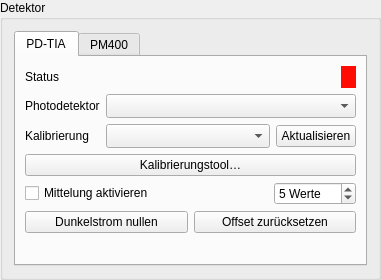
<?xml version="1.0" encoding="UTF-8"?>
<ui version="4.0">
 <class>DetectorPanel</class>
 <widget class="QGroupBox" name="DetectorPanel">
  <property name="title">
   <string>Detektor</string>
  </property>
  <layout class="QVBoxLayout" name="verticalLayout">
   <item>
    <widget class="QTabWidget" name="tabDetector">
     <property name="currentIndex">
      <number>0</number>
     </property>
     <widget class="QWidget" name="tabPdtia">
      <attribute name="title">
       <string>PD-TIA</string>
      </attribute>
      <layout class="QGridLayout" name="gridPdtia" columnstretch="0,1,0">
       <property name="horizontalSpacing">
        <number>6</number>
       </property>
       <property name="verticalSpacing">
        <number>6</number>
       </property>
       <item row="0" column="0">
        <widget class="QLabel" name="labelPdtiaStatus">
         <property name="text">
          <string>Status</string>
         </property>
        </widget>
       </item>
       <item row="0" column="1" colspan="2">
        <layout class="QHBoxLayout" name="pdtiaStatusLayout">
         <property name="spacing">
          <number>6</number>
         </property>
         <item>
          <widget class="ElidedLabel" name="valuePdtiaStatus">
           <property name="sizePolicy">
            <sizepolicy hsizetype="Ignored" vsizetype="Preferred">
             <horstretch>1</horstretch>
             <verstretch>0</verstretch>
            </sizepolicy>
           </property>
          </widget>
         </item>
         <item>
          <widget class="QLabel" name="ledPdtiaStatus">
           <property name="styleSheet">
            <string>background-color: rgb(255, 11, 3); border: 0px; padding: 4px; border-radius: 10px</string>
           </property>
          </widget>
         </item>
        </layout>
       </item>
       <item row="1" column="0">
        <widget class="QLabel" name="labelPdtiaId">
         <property name="text">
          <string>Photodetektor</string>
         </property>
        </widget>
       </item>
       <item row="1" column="1" colspan="2">
        <widget class="QComboBox" name="comboPdtiaId">
         <property name="sizePolicy">
          <sizepolicy hsizetype="Expanding" vsizetype="Fixed">
           <horstretch>0</horstretch>
           <verstretch>0</verstretch>
          </sizepolicy>
         </property>
         <property name="sizeAdjustPolicy">
          <enum>QComboBox::SizeAdjustPolicy::AdjustToMinimumContentsLengthWithIcon</enum>
         </property>
         <property name="minimumContentsLength">
          <number>8</number>
         </property>
         <property name="toolTip">
          <string>Photodetektor (PD-TIA-Gerät) auswählen</string>
         </property>
         <property name="placeholderText">
          <string>— Kein Photodetektor ausgewählt! —</string>
         </property>
        </widget>
       </item>
       <item row="2" column="0">
        <widget class="QLabel" name="labelProfile">
         <property name="text">
          <string>Kalibrierung</string>
         </property>
        </widget>
       </item>
       <item row="2" column="1">
        <widget class="QComboBox" name="comboProfile">
         <property name="sizePolicy">
          <sizepolicy hsizetype="Expanding" vsizetype="Fixed">
           <horstretch>0</horstretch>
           <verstretch>0</verstretch>
          </sizepolicy>
         </property>
         <property name="sizeAdjustPolicy">
          <enum>QComboBox::SizeAdjustPolicy::AdjustToMinimumContentsLengthWithIcon</enum>
         </property>
         <property name="minimumContentsLength">
          <number>8</number>
         </property>
         <property name="toolTip">
          <string>Leistungskalibrierungsprofil auswählen (optional — schaltet µW-Anzeige frei)</string>
         </property>
         <property name="placeholderText">
          <string>— Kein Profil geladen —</string>
         </property>
        </widget>
       </item>
       <item row="2" column="2">
        <widget class="QPushButton" name="buttonReloadProfiles">
         <property name="text">
          <string>Aktualisieren</string>
         </property>
         <property name="toolTip">
          <string>Profil-Liste aus dem Verzeichnis neu einlesen</string>
         </property>
        </widget>
       </item>
       <item row="3" column="0" colspan="3">
        <widget class="QPushButton" name="buttonOpenCalibration">
         <property name="text">
          <string>Kalibrierungstool…</string>
         </property>
         <property name="toolTip">
          <string>Leistungskalibrierungstool öffnen</string>
         </property>
        </widget>
       </item>
       <item row="4" column="0" colspan="3">
        <layout class="QHBoxLayout" name="pdtiaAverageLayout">
         <item>
          <widget class="QCheckBox" name="checkPdtiaAverage">
           <property name="text">
            <string>Mittelung aktivieren</string>
           </property>
           <property name="toolTip">
            <string>Aktiviert die kontinuierliche Mittelung der PD-TIA-Spannungswerte</string>
           </property>
          </widget>
         </item>
         <item>
          <widget class="QSpinBox" name="spinPdtiaAverages">
           <property name="sizePolicy">
            <sizepolicy hsizetype="Fixed" vsizetype="Fixed">
             <horstretch>0</horstretch>
             <verstretch>0</verstretch>
            </sizepolicy>
           </property>
           <property name="minimum">
            <number>2</number>
           </property>
           <property name="maximum">
            <number>100</number>
           </property>
           <property name="value">
            <number>5</number>
           </property>
           <property name="toolTip">
            <string>Anzahl der Messwerte für die gleitende Mittelung (2–100)</string>
           </property>
           <property name="suffix">
            <string> Werte</string>
           </property>
          </widget>
         </item>
        </layout>
       </item>
       <item row="5" column="0" colspan="3">
        <layout class="QHBoxLayout" name="darkLayout">
         <item>
          <widget class="QPushButton" name="buttonDarkTare">
           <property name="text">
            <string>Dunkelstrom nullen</string>
           </property>
           <property name="toolTip">
            <string>Detektor vollständig abdecken, dann Dunkelstrom-Offset über 2 s messen</string>
           </property>
          </widget>
         </item>
         <item>
          <widget class="QPushButton" name="buttonDarkReset">
           <property name="text">
            <string>Offset zurücksetzen</string>
           </property>
           <property name="toolTip">
            <string>Dunkelstrom-Offset auf 0 zurücksetzen</string>
           </property>
          </widget>
         </item>
        </layout>
       </item>
       <item row="6" column="0" colspan="3">
        <widget class="ElidedLabel" name="valueDarkOffset">
         <property name="sizePolicy">
          <sizepolicy hsizetype="Ignored" vsizetype="Preferred">
           <horstretch>1</horstretch>
           <verstretch>0</verstretch>
          </sizepolicy>
         </property>
         <property name="toolTip">
          <string>Aktuell abgezogener Dunkelstrom-Offset in Millivolt</string>
         </property>
        </widget>
       </item>
      </layout>
     </widget>
     <widget class="QWidget" name="tabPm400">
      <attribute name="title">
       <string>PM400</string>
      </attribute>
      <layout class="QGridLayout" name="gridPm400" columnstretch="0,1,0">
       <property name="horizontalSpacing">
        <number>6</number>
       </property>
       <property name="verticalSpacing">
        <number>6</number>
       </property>
       <item row="0" column="0">
        <widget class="QLabel" name="labelPm400Status">
         <property name="text">
          <string>Status</string>
         </property>
        </widget>
       </item>
       <item row="0" column="1" colspan="2">
        <layout class="QHBoxLayout" name="pm400StatusLayout">
         <property name="spacing">
          <number>6</number>
         </property>
         <item>
          <widget class="ElidedLabel" name="valuePm400Status">
           <property name="sizePolicy">
            <sizepolicy hsizetype="Ignored" vsizetype="Preferred">
             <horstretch>1</horstretch>
             <verstretch>0</verstretch>
            </sizepolicy>
           </property>
          </widget>
         </item>
         <item>
          <widget class="QLabel" name="ledPm400Status">
           <property name="styleSheet">
            <string>background-color: rgb(255, 11, 3); border: 0px; padding: 4px; border-radius: 10px</string>
           </property>
          </widget>
         </item>
        </layout>
       </item>
       <item row="1" column="0">
        <widget class="QLabel" name="labelResource">
         <property name="text">
          <string>VISA-Adresse</string>
         </property>
        </widget>
       </item>
       <item row="1" column="1">
        <widget class="QComboBox" name="comboPm400Resource">
         <property name="sizePolicy">
          <sizepolicy hsizetype="Expanding" vsizetype="Fixed">
           <horstretch>0</horstretch>
           <verstretch>0</verstretch>
          </sizepolicy>
         </property>
         <property name="sizeAdjustPolicy">
          <enum>QComboBox::SizeAdjustPolicy::AdjustToMinimumContentsLengthWithIcon</enum>
         </property>
         <property name="minimumContentsLength">
          <number>8</number>
         </property>
         <property name="toolTip">
          <string>Automatisch erkannte USB/VISA-Ressourcen des PM400 (Aktualisieren zum erneuten Suchen)</string>
         </property>
        </widget>
       </item>
       <item row="1" column="2">
        <widget class="QPushButton" name="buttonPm400Refresh">
         <property name="text">
          <string>Aktualisieren</string>
         </property>
         <property name="toolTip">
          <string>VISA-Ressourcenliste neu einlesen</string>
         </property>
        </widget>
       </item>
       <item row="2" column="0">
        <widget class="QLabel" name="labelWavelength">
         <property name="text">
          <string>Wellenlänge</string>
         </property>
        </widget>
       </item>
       <item row="2" column="1" colspan="2">
        <widget class="QDoubleSpinBox" name="spinWavelength">
         <property name="decimals">
          <number>1</number>
         </property>
         <property name="minimum">
          <double>200.0</double>
         </property>
         <property name="maximum">
          <double>2000.0</double>
         </property>
         <property name="value">
          <double>633.0</double>
         </property>
         <property name="toolTip">
          <string>Betriebswellenlänge für die spektrale Empfindlichkeitskorrektur des PM400</string>
         </property>
         <property name="suffix">
          <string> nm</string>
         </property>
        </widget>
       </item>
       <item row="3" column="0" colspan="3">
        <layout class="QHBoxLayout" name="pm400ButtonLayout">
         <item>
          <widget class="QPushButton" name="buttonPm400Connect">
           <property name="text">
            <string>Verbinden</string>
           </property>
           <property name="toolTip">
            <string>PM400 verbinden oder trennen</string>
           </property>
          </widget>
         </item>
         <item>
          <widget class="QPushButton" name="buttonPm400Zero">
           <property name="text">
            <string>Nullabgleich (Zero)</string>
           </property>
           <property name="toolTip">
            <string>Dunkelstrom-Nullabgleich des PM400 starten</string>
           </property>
          </widget>
         </item>
        </layout>
       </item>
      </layout>
     </widget>
    </widget>
   </item>
  </layout>
 </widget>
 <customwidgets>
  <customwidget>
   <class>ElidedLabel</class>
   <extends>QLabel</extends>
   <header>polarisation_ui.ui.widgets.elided_label</header>
  </customwidget>
 </customwidgets>
 <resources/>
 <connections/>
</ui>
